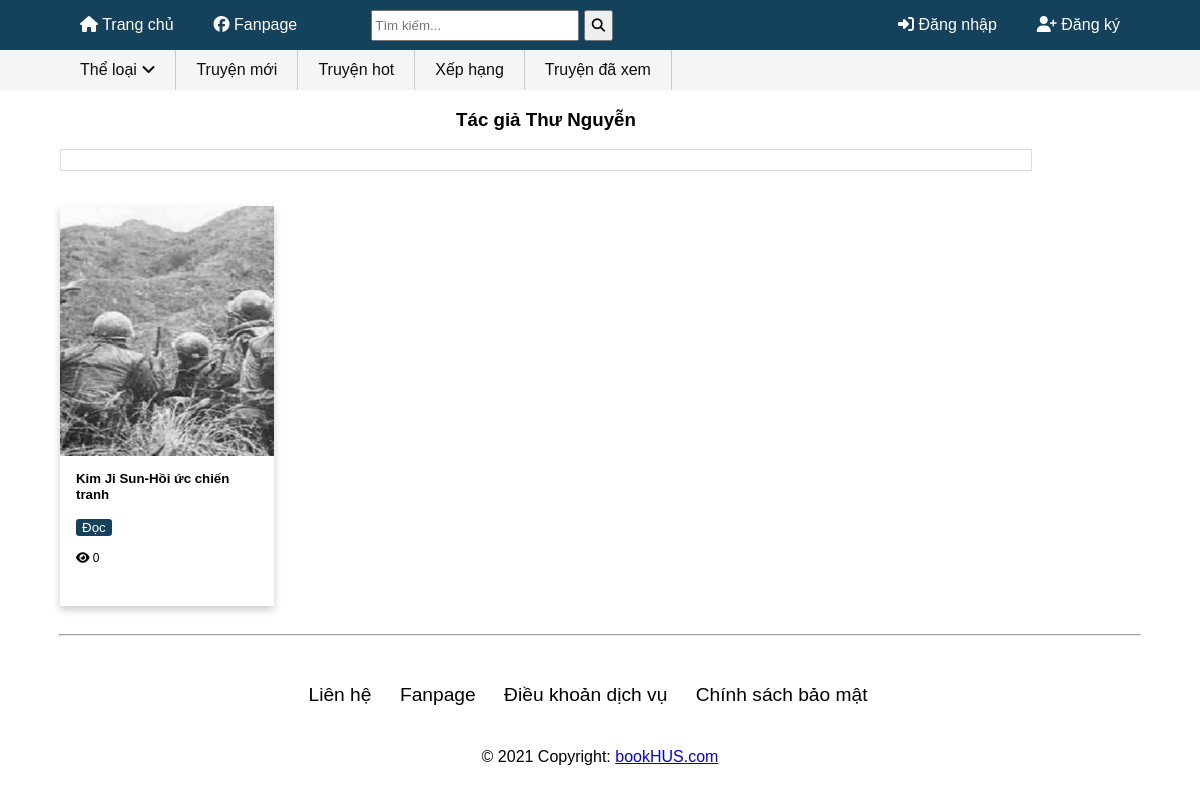
The app's page /tacgia/Thư Nguyễn with its own data.
### home/models.py (models this page shows, shortened)
class Author(models.Model):
    Name = models.CharField(max_length=100)
    birth = models.DateField(default=None,null=True,blank=True)

class Book(models.Model):
    status_choice = ((0,"Đang ra"),(1,"Đã hoàn thành"),(2,"Tạm ngưng"))
    BookName = models.CharField(max_length=100)
    createDate = models.DateTimeField(default=datetime.datetime.now())
    imageBook = models.ImageField(upload_to='image/%Y/%m/%d/',blank=True,null=True)
    author = models.ForeignKey(Author,on_delete=models.CASCADE,default= None,blank=True,null=True)
    category = models.ManyToManyField(Category)
    status = models.IntegerField(choices=status_choice,default=0)
    description = models.TextField(default="Đang cập nhật",max_length = 2000)
    click = models.IntegerField(default=0)

### home/views.py (the view)
# urls.py: path('tacgia/<name>',views.tacgia, name = 'tacgia'),
def tacgia(request,name): #Lọc theo tác giả
     author = Author.objects.get(Name = name)
     book = author.book_set.all()
     cate = Category.objects.all()
     contex = {'book':book,'author':author,'cate':cate}
     return render(request,'tacgia.html',contex)

### home/templates/tacgia.html (shortened to what this page needs)
{% extends 'base.html' %}
{% load static %}
{% block content %}
<div id="main">
    <div id="left">
        <h3 class="text-center">
            Tác giả <strong>{{ author.Name }}</strong>
        </h3>
        <div class="description">
            <div class="des">{{category.description}}</div>
        </div>
        <div class="card-group">
            {% for i in book %}
            <div class="card">
                <a href=""><img src="{{i.imageBook.url}}" alt="Avatar" style="width:100%"></a>
                <div class="container">
                    <h5><b>{{i.BookName}}</b></h5>
                    <p><button><a class="chitiet" href="{% url 'chap' i.id %}">Đọc</a></button></p>
                    <span class="view">
                        <i class="fas fa-eye"></i> {{i.click}}
                    </span>
                </div>
            </div>
            {% endfor %}
        </div>
    </div>
</div>
{% endblock %}

### home/static/css/style.css (style rules this page uses)
body { font-family: Arial; font-size: 16px; width: 100%; margin: 0px auto; }
#main { display: flex; width: 90%; padding-left: 5%; padding-right: 5%; }
#main #left { float: left; width: 90%; }
.card-group { float: left; }
.card { float: left; height: 23rem; width: 11.25rem; box-shadow: 0 4px 8px 0 rgba(0,0,0,0.2); transition: 0.3s; margin-top: 20px; margin-bottom: 20px; margin-right: auto; line-height: 10px; }
#main #left .card-group { float: left; width: 100%; padding-left: 0; padding-right: 0; }
#main #left .card { float: left; height: 25rem; width: 22%; box-shadow: 0 4px 8px 0 rgba(0,0,0,0.2); transition: 0.3s; margin-top: 20px; margin-bottom: 20px; margin-right: 4%; line-height: 10px; }
#main #left .card .container { padding: 2px 16px; }
#main #left .card .container button { border: none; background: #14425d; color: white; border-radius: .2rem !important; }
.view { float: left; padding-right: 1rem; font-size: 0.75rem; }
#left h5 { margin-top: 0.8rem; margin-bottom: 0.8rem; line-height: 1rem; }
#main #left .card img { height: 15.6rem; }
.chitiet { text-decoration: none; color: white; display: block; width: 100%; }
#left h3 { text-align: center; }
#left .description { margin-top: 10px; margin-bottom: 15px; }
#left .des { padding: 10px; border: 1px solid #ddd; }

### records on screen
Author: Name "Thư Nguyễn"
Book: imageBook (picture), BookName "Kim Ji Sun-Hồi ức chiến tranh", click "0"
